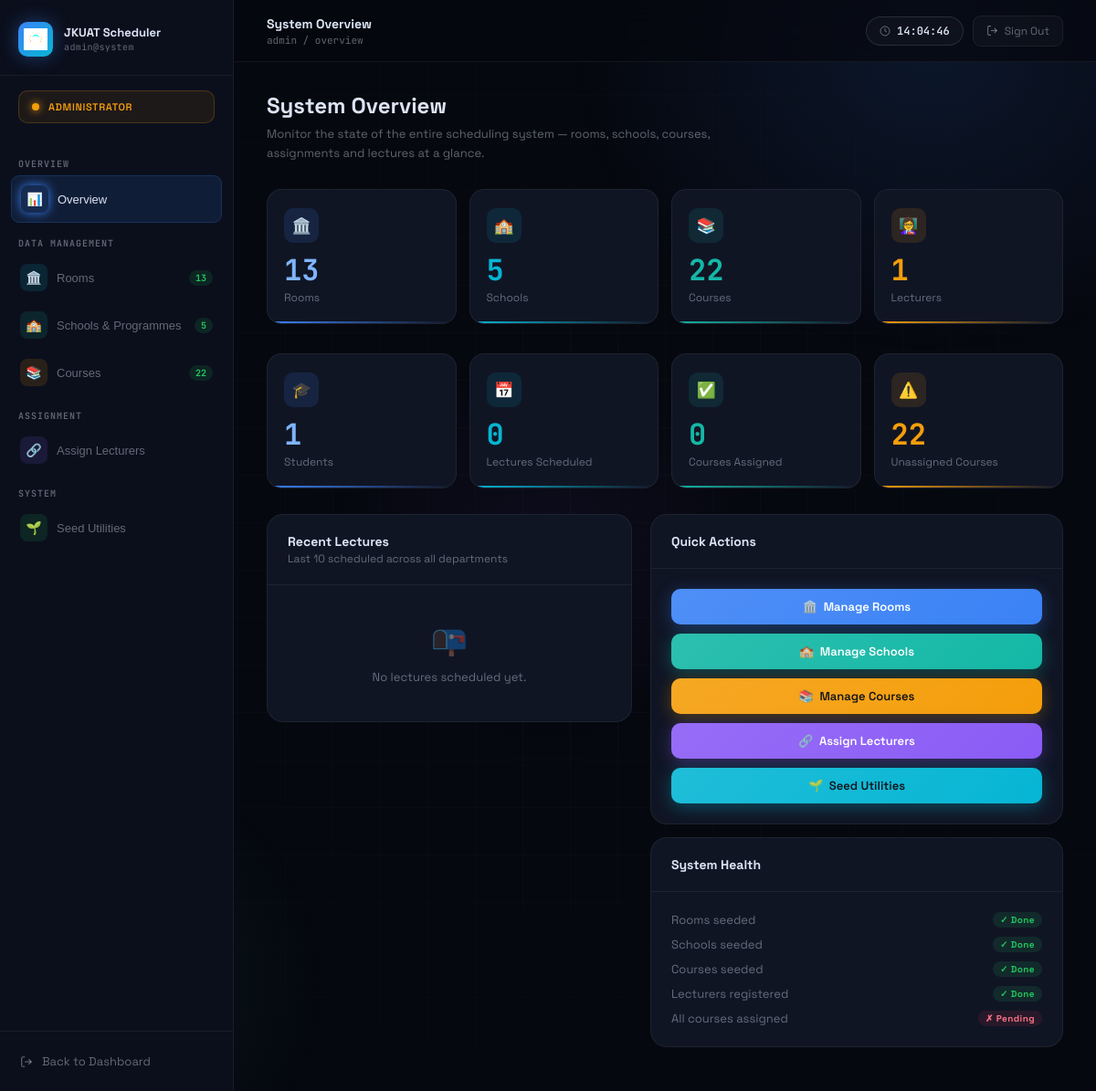
The app's page /admin/dashboard (signed in), older data.
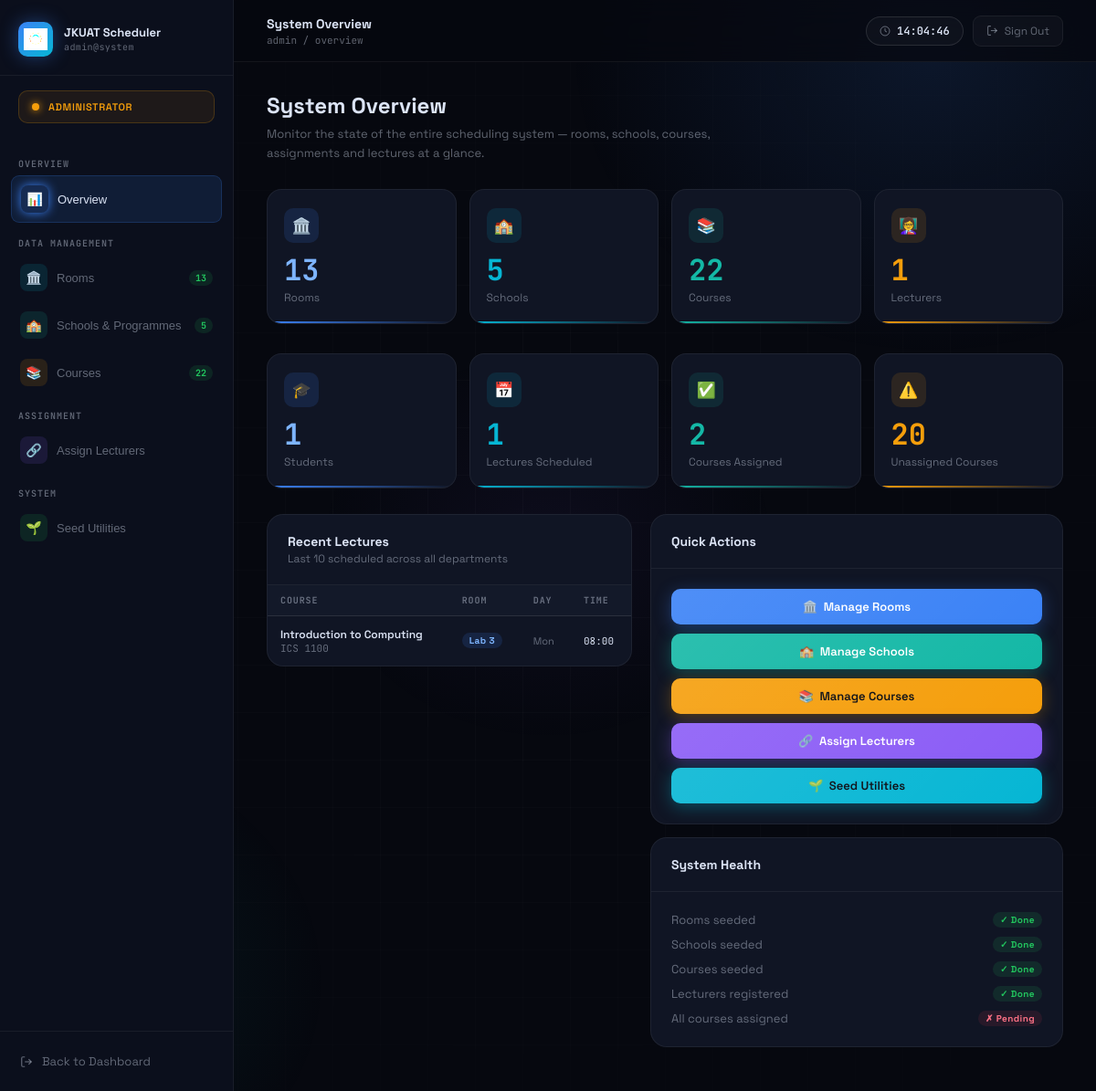
The same page, newer data.
### models.py (models this page shows, shortened)
class Lecture(db.Model):
    __tablename__ = 'lecture'
    id          = db.Column(db.Integer, primary_key=True)
    day         = db.Column(db.String(10),  nullable=False)
    start_time  = db.Column(db.Time, nullable=False)
    end_time    = db.Column(db.Time, nullable=False)
    created_at  = db.Column(db.DateTime, default=datetime.utcnow)
    lecturer_id = db.Column(db.Integer, db.ForeignKey('user.id'),   nullable=False)
    room_id     = db.Column(db.Integer, db.ForeignKey('room.id'),   nullable=False)
    course_id   = db.Column(db.Integer, db.ForeignKey('course.id'), nullable=False)
    notifications = db.relationship('Notification', backref='lecture', lazy=True)

class Course(db.Model):
    __tablename__ = 'course'
    id           = db.Column(db.Integer, primary_key=True)
    code         = db.Column(db.String(20),  nullable=False)   # "ICS 2200"
    name         = db.Column(db.String(120), nullable=False)   # "Electronics"
    year         = db.Column(db.Integer, nullable=False)        # 1–4
    semester     = db.Column(db.Integer, nullable=False)        # 1 or 2
    programme_id = db.Column(db.Integer, db.ForeignKey('programme.id'), nullable=False)
    lecturer_id  = db.Column(db.Integer, db.ForeignKey('user.id'),      nullable=True)
    lectures    = db.relationship('Lecture',    backref='course', lazy=True)
    enrollments = db.relationship('Enrollment', backref='course', lazy=True)

class Room(db.Model):
    __tablename__ = 'room'
    id        = db.Column(db.Integer, primary_key=True)
    name      = db.Column(db.String(50),  unique=True, nullable=False)
    capacity  = db.Column(db.Integer, nullable=False)
    room_type = db.Column(db.String(30),  nullable=False)
    building  = db.Column(db.String(60),  nullable=False)
    is_active = db.Column(db.Boolean, default=True, nullable=False)
    lectures  = db.relationship('Lecture', backref='room_ref', lazy=True)

### app.py (the view)
@app.route('/admin/dashboard')
@login_required
def admin_dashboard():
    if current_user.role != 'lecturer':  # later change to 'admin'
        flash('Access denied.', 'error')
        return redirect(url_for('login'))
    rooms = Room.query.all()
    schools = School.query.all()
    programmes = Programme.query.all()
    courses = Course.query.all()
    lecturers = User.query.filter_by(role='lecturer').all()
    students = User.query.filter_by(role='student').all()
    total_lectures = Lecture.query.count()
    assigned_courses = Course.query.filter(Course.lecturer_id.isnot(None)).count()
    unassigned_courses = Course.query.filter_by(lecturer_id=None).count()
    recent_lectures = Lecture.query.order_by(Lecture.id.desc()).limit(10).all()
    return render_template(
        "admin_dashboard.html",
        rooms=rooms,
        schools=schools,
        programmes=programmes,
        courses=courses,
        lecturers=lecturers,
        students=students,
        total_lectures=total_lectures,
        assigned_courses=assigned_courses,
        unassigned_courses=unassigned_courses,
        recent_lectures=recent_lectures
    )

### app.py (called while the page is built)
@login_manager.user_loader
def load_user(user_id):
    return User.query.get(int(user_id))

### templates/admin_dashboard.html (shortened to what this page needs)
<!DOCTYPE html>
<html lang="en">
<head>
</head>
<body>
<aside class="sidebar">
    <div class="sb-brand">
        <div class="sb-logo-box">
            <img src="{{ url_for('static', filename='images/jkuat-logo.png') }}" alt="JKUAT">
        </div>
        <div>
            <div class="sb-title">JKUAT Scheduler <small>admin@system</small></div>
        </div>
    </div>
    <div class="sb-admin-tag">
        <div class="admin-dot"></div>
        <div class="admin-label">Administrator</div>
    </div>
    <nav class="sb-nav">
        <div class="sb-section-label">Overview</div>
        <button class="sb-link active" onclick="showSection('overview', this)">
            <span class="sb-icon blue">📊</span>
            Overview
        </button>
        <div class="sb-section-label">Data Management</div>
        <button class="sb-link" onclick="showSection('rooms', this)">
            <span class="sb-icon cyan">🏛️</span>
            Rooms
            <span class="sb-badge" id="sb-rooms-badge">–</span>
        </button>
        <button class="sb-link" onclick="showSection('schools', this)">
            <span class="sb-icon teal">🏫</span>
            Schools & Programmes
            <span class="sb-badge" id="sb-schools-badge">–</span>
        </button>
        <button class="sb-link" onclick="showSection('courses', this)">
            <span class="sb-icon amber">📚</span>
            Courses
            <span class="sb-badge" id="sb-courses-badge">–</span>
        </button>
        <div class="sb-section-label">Assignment</div>
        <button class="sb-link" onclick="showSection('assign', this)">
            <span class="sb-icon violet">🔗</span>
            Assign Lecturers
        </button>
        <div class="sb-section-label">System</div>
        <button class="sb-link" onclick="showSection('seed', this)">
            <span class="sb-icon green">🌱</span>
            Seed Utilities
        </button>
    </nav>
    <div class="sb-bottom">
        <a href="/lecturer" class="sb-logout">
            <svg width="14" height="14" fill="none" stroke="currentColor" stroke-width="2" viewBox="0 0 24 24"><path d="M9 21H5a2 2 0 0 1-2-2V5a2 2 0 0 1 2-2h4"/><polyline points="16 17 21 12 16 7"/><line x1="21" y1="12" x2="9" y2="12"/></svg>
            Back to Dashboard
        </a>
    </div>
</aside>
<div class="main">
    <header class="topbar">
        <div class="topbar-left">
            <div>
                <div class="page-label" id="page-label">System Overview</div>
                <div class="page-crumb" id="page-crumb">admin / overview</div>
            </div>
        </div>
        <div class="topbar-right">
            <div class="topbar-pill">
                <svg width="12" height="12" fill="none" stroke="currentColor" stroke-width="2" viewBox="0 0 24 24"><circle cx="12" cy="12" r="10"/><polyline points="12 6 12 12 16 14"/></svg>
                <span id="topbar-time">–</span>
            </div>
            <a href="/logout" class="back-btn">
                <svg width="13" height="13" fill="none" stroke="currentColor" stroke-width="2" viewBox="0 0 24 24"><path d="M9 21H5a2 2 0 0 1-2-2V5a2 2 0 0 1 2-2h4"/><polyline points="16 17 21 12 16 7"/><line x1="21" y1="12" x2="9" y2="12"/></svg>
                Sign Out
            </a>
        </div>
    </header>
    <div class="content">
        <div class="section active" id="section-overview">
            <div class="sec-header">
                <h2>System Overview</h2>
                <p>Monitor the state of the entire scheduling system — rooms, schools, courses, assignments and lectures at a glance.</p>
            </div>
            <div class="stats-grid">
                <div class="stat-card sb">
                    <div class="stat-icon-box b">🏛️</div>
                    <div class="stat-num b">{{ rooms|length }}</div>
                    <div class="stat-lbl">Rooms</div>
                </div>
                <div class="stat-card sc">
                    <div class="stat-icon-box c">🏫</div>
                    <div class="stat-num c">{{ schools|length }}</div>
                    <div class="stat-lbl">Schools</div>
                </div>
                <div class="stat-card st">
                    <div class="stat-icon-box t">📚</div>
                    <div class="stat-num t">{{ courses|length }}</div>
                    <div class="stat-lbl">Courses</div>
                </div>
                <div class="stat-card sa">
                    <div class="stat-icon-box a">👩‍🏫</div>
                    <div class="stat-num a">{{ lecturers|length }}</div>
                    <div class="stat-lbl">Lecturers</div>
                </div>
            </div>
            <div class="stats-grid" style="margin-bottom:28px">
                <div class="stat-card sb">
                    <div class="stat-icon-box b">🎓</div>
                    <div class="stat-num b">{{ students|length }}</div>
                    <div class="stat-lbl">Students</div>
                </div>
                <div class="stat-card sc">
                    <div class="stat-icon-box c">📅</div>
                    <div class="stat-num c">{{ total_lectures }}</div>
                    <div class="stat-lbl">Lectures Scheduled</div>
                </div>
                <div class="stat-card st">
                    <div class="stat-icon-box t">✅</div>
                    <div class="stat-num t">{{ assigned_courses }}</div>
                    <div class="stat-lbl">Courses Assigned</div>
                </div>
                <div class="stat-card sa">
                    <div class="stat-icon-box a">⚠️</div>
                    <div class="stat-num a">{{ unassigned_courses }}</div>
                    <div class="stat-lbl">Unassigned Courses</div>
                </div>
            </div>
            <div class="two-col">
                <div class="panel">
                    <div class="panel-head">
                        <div>
                            <div class="panel-title">Recent Lectures</div>
                            <div class="panel-sub">Last 10 scheduled across all departments</div>
                        </div>
                    </div>
                    <div class="table-wrap">
                        {% if recent_lectures %}
                        <table>
                            <thead><tr><th>Course</th><th>Room</th><th>Day</th><th>Time</th></tr></thead>
                            <tbody>
                            {% for l in recent_lectures %}
                            <tr>
                                <td>
                                    <div style="font-weight:600;font-size:12px">{{ l.course.name }}</div>
                                    <div class="td-mono" style="color:var(--muted)">{{ l.course.code }}</div>
                                </td>
                                <td><span class="badge blue">{{ l.room_ref.name }}</span></td>
                                <td style="font-size:11px;color:var(--muted)">{{ l.day[:3] }}</td>
                                <td class="td-mono" style="font-size:11px">{{ l.start_time.strftime('%H:%M') }}</td>
                            </tr>
                            {% endfor %}
                            </tbody>
                        </table>
                        {% else %}
                        <div class="empty-state"><div>📭</div>No lectures scheduled yet.</div>
                        {% endif %}
                    </div>
                </div>
                <div style="display:flex;flex-direction:column;gap:14px">
                    <div class="panel">
                        <div class="panel-head"><div class="panel-title">Quick Actions</div></div>
                        <div class="panel-body" style="display:flex;flex-direction:column;gap:10px">
                            <button class="btn blue full" onclick="showSection('rooms', document.querySelector('[onclick*=rooms]'))">🏛️ &nbsp;Manage Rooms</button>
                            <button class="btn teal full" onclick="showSection('schools', document.querySelector('[onclick*=schools]'))">🏫 &nbsp;Manage Schools</button>
                            <button class="btn amber full" onclick="showSection('courses', document.querySelector('[onclick*=courses]'))">📚 &nbsp;Manage Courses</button>
                            <button class="btn violet full" onclick="showSection('assign', document.querySelector('[onclick*=assign]'))">🔗 &nbsp;Assign Lecturers</button>
                            <button class="btn cyan full" onclick="showSection('seed', document.querySelector('[onclick*=seed]'))">🌱 &nbsp;Seed Utilities</button>
                        </div>
                    </div>
                    <div class="panel">
                        <div class="panel-head"><div class="panel-title">System Health</div></div>
                        <div class="panel-body" style="display:flex;flex-direction:column;gap:10px">
                            {% set checks = [
                                ('Rooms seeded', rooms|length > 0),
                                ('Schools seeded', schools|length > 0),
                                ('Courses seeded', courses|length > 0),
                                ('Lecturers registered', lecturers|length > 0),
                                ('All courses assigned', unassigned_courses == 0),
                            ] %}
                            {% for label, ok in checks %}
                            <div style="display:flex;align-items:center;justify-content:space-between;font-size:13px">
                                <span style="color:var(--muted)">{{ label }}</span>
                                <span class="badge {{ 'green' if ok else 'rose' }}">{{ '✓ Done' if ok else '✗ Pending' }}</span>
                            </div>
                            {% endfor %}
                        </div>
                    </div>
                </div>
            </div>
        </div>
    </div>
</div>
</body>
</html>

Row changes from the older to the newer data that the page shows:
added Lecture: course.name "Introduction to Computing", course.code "ICS 1100", room_ref.name "Lab 3", day "Mon", start_time "08:00"
Text that changed along with them:
{{ total_lectures }}: "0" → "1"
{{ assigned_courses }}: "0" → "2"
{{ unassigned_courses }}: "22" → "20"
text no longer shown: "📭 No lectures scheduled yet."
text now shown: "COURSE ROOM DAY TIME"
